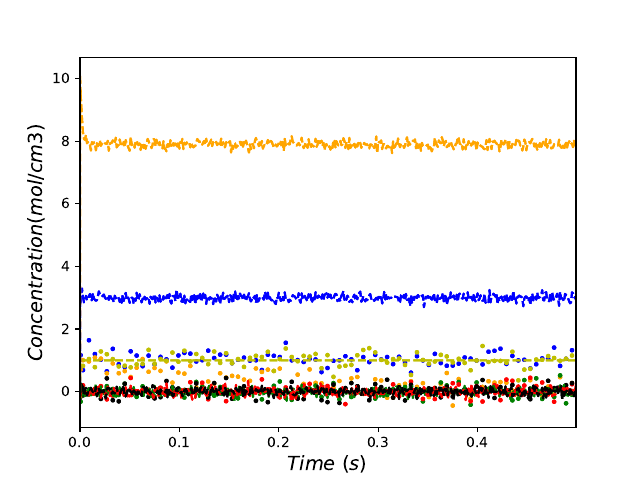

Python code for this plot:
#from structures import *
from define_adspecies import define_adspecies
from define_gas import define_gas
from experimental_data import experimental_data
from mechanism import mechanism
from reactor import reactor
from reactor_species import reactor_species
#from read_old_input import read_old_input
from TAPobject import TAPobject

#from file_io import *
from new_experiments import new_experiments
from read_experimental_data_object import read_experimental_data_object
from read_mechanism_object import read_mechanism_object
from read_reactor_object import read_reactor_object
from read_reactor_species_object import read_reactor_species_object 
from read_TAPobject import read_TAPobject 
from read_transient_sensitivity import read_transient_sensitivity 
from save_object import save_object
#from vary_input_file import vary_input_file

#from mechanism_construction import *
#from construct_batch_equation import make_batch_equation
from construct_f_equation import construct_f_equation
from construct_f_equation_multiple_experiments import construct_f_equation_multiple_experiments
from construct_rate_equations import rateEqs
from elementary_process import elementary_process
from elementary_process_details import elementary_process_details
from mechanism_constructor import mechanism_constructor
from mechanism_reactants import mechanism_reactants

#from reference_parameters import *
from reference_parameters import load_standard_parameters

#from simulation_notes import *
from timing_details import *
from error_details import *

#from inverse_problem import *
from define_fitting_species import curveFitting
#from point_objective import point_objective
from std_objective import stdEstablishment
from total_objective import curveFitting
import matplotlib.pyplot as plt
import numpy as np
import sys

def flux_graph(TAPobject_data: TAPobject):

	fig2, ax2 = plt.subplots()

	ax2.set_xlabel('$Time\ (s)$', fontsize = 14)

	colors = ['b','orange','g','r','k','y','c','m','brown','darkgreen','goldenrod','lavender','lime']

	ax2.set_ylabel('$Concentration (mol/cm3)$', fontsize = 14)
	
	try:
		experimental_data = read_experimental_data_object(TAPobject_data.data_name)
		experimental_data_exist = True
	except:
		print('no experimental data')
		experimental_data_exist = False

	synthetic_data = read_experimental_data_object('./'+TAPobject_data.output_name+'/TAP_experimental_data.json')	
	
	legend_label = []
	for j in TAPobject_data.reactor_species.gasses:
		legend_label.append(j)
	for j in TAPobject_data.reactor_species.inert_gasses:
		legend_label.append(j)

	for jnum,j in enumerate(TAPobject_data.reactor_species.gasses):
		for k in synthetic_data[j]:
			plt.plot(synthetic_data['time'][0], synthetic_data[j][0],label=j,color=colors[jnum],linestyle='--')
			
	for jnum,j in enumerate(TAPobject_data.reactor_species.inert_gasses):
		for k in synthetic_data[j]:
			plt.plot(synthetic_data['time'][0], synthetic_data[j][0],label=j,color=colors[jnum+len(TAPobject_data.reactor_species.gasses.keys())],linestyle='--')		
	
	plt.xlim(0,synthetic_data['time'][0][-1])
	
	if experimental_data_exist == True:
		for jnum,j in enumerate(TAPobject_data.reactor_species.gasses):#
			for k in experimental_data[j]:
				plt.scatter(experimental_data['time'][0][::6], experimental_data[j][0][::6],s=5,label=j+'_exp',color=colors[jnum])
	
		for jnum,j in enumerate(TAPobject_data.reactor_species.inert_gasses):
			for k in experimental_data[j]:
				plt.scatter(experimental_data['time'][0][::6], experimental_data[j][0][::6],s=5,label=j+'_exp',color=colors[jnum+len(TAPobject_data.reactor_species.gasses.keys())])#


	plt.savefig('./flux_graph.pdf')
	plt.legend()
	plt.show()